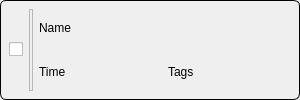
<?xml version="1.0" encoding="UTF-8"?>
<ui version="4.0">
 <class>TaskWidget</class>
 <widget class="QWidget" name="TaskWidget">
  <property name="geometry">
   <rect>
    <x>0</x>
    <y>0</y>
    <width>300</width>
    <height>100</height>
   </rect>
  </property>
  <property name="sizePolicy">
   <sizepolicy hsizetype="Expanding" vsizetype="Fixed">
    <horstretch>0</horstretch>
    <verstretch>0</verstretch>
   </sizepolicy>
  </property>
  <property name="windowTitle">
   <string>Form</string>
  </property>
  <property name="styleSheet">
   <string notr="true"/>
  </property>
  <layout class="QHBoxLayout" name="horizontalLayout">
   <property name="spacing">
    <number>0</number>
   </property>
   <property name="leftMargin">
    <number>0</number>
   </property>
   <property name="topMargin">
    <number>0</number>
   </property>
   <property name="rightMargin">
    <number>0</number>
   </property>
   <property name="bottomMargin">
    <number>0</number>
   </property>
   <item>
    <widget class="QWidget" name="containerWidget" native="true">
     <property name="styleSheet">
      <string notr="true">QWidget#containerWidget {border: 1px solid black; border-radius: 6px;}</string>
     </property>
     <layout class="QHBoxLayout" name="horizontalLayout_2">
      <item>
       <widget class="QCheckBox" name="completionBox">
        <property name="sizePolicy">
         <sizepolicy hsizetype="Fixed" vsizetype="Fixed">
          <horstretch>0</horstretch>
          <verstretch>0</verstretch>
         </sizepolicy>
        </property>
        <property name="text">
         <string/>
        </property>
       </widget>
      </item>
      <item>
       <widget class="QFrame" name="line">
        <property name="maximumSize">
         <size>
          <width>4</width>
          <height>16777215</height>
         </size>
        </property>
        <property name="styleSheet">
         <string notr="true"/>
        </property>
        <property name="frameShape">
         <enum>QFrame::Shape::StyledPanel</enum>
        </property>
        <property name="frameShadow">
         <enum>QFrame::Shadow::Raised</enum>
        </property>
       </widget>
      </item>
      <item>
       <layout class="QGridLayout" name="gridLayout">
        <item row="0" column="0" colspan="2">
         <widget class="QLabel" name="nameLabel">
          <property name="styleSheet">
           <string notr="true"/>
          </property>
          <property name="text">
           <string>Name</string>
          </property>
         </widget>
        </item>
        <item row="1" column="0">
         <widget class="QLabel" name="timeLabel">
          <property name="styleSheet">
           <string notr="true"/>
          </property>
          <property name="text">
           <string>Time</string>
          </property>
          <property name="alignment">
           <set>Qt::AlignmentFlag::AlignLeading|Qt::AlignmentFlag::AlignLeft|Qt::AlignmentFlag::AlignVCenter</set>
          </property>
         </widget>
        </item>
        <item row="1" column="1">
         <widget class="QLabel" name="tagsLabel">
          <property name="styleSheet">
           <string notr="true"/>
          </property>
          <property name="text">
           <string>Tags</string>
          </property>
         </widget>
        </item>
       </layout>
      </item>
     </layout>
    </widget>
   </item>
  </layout>
 </widget>
 <resources/>
 <connections/>
</ui>
